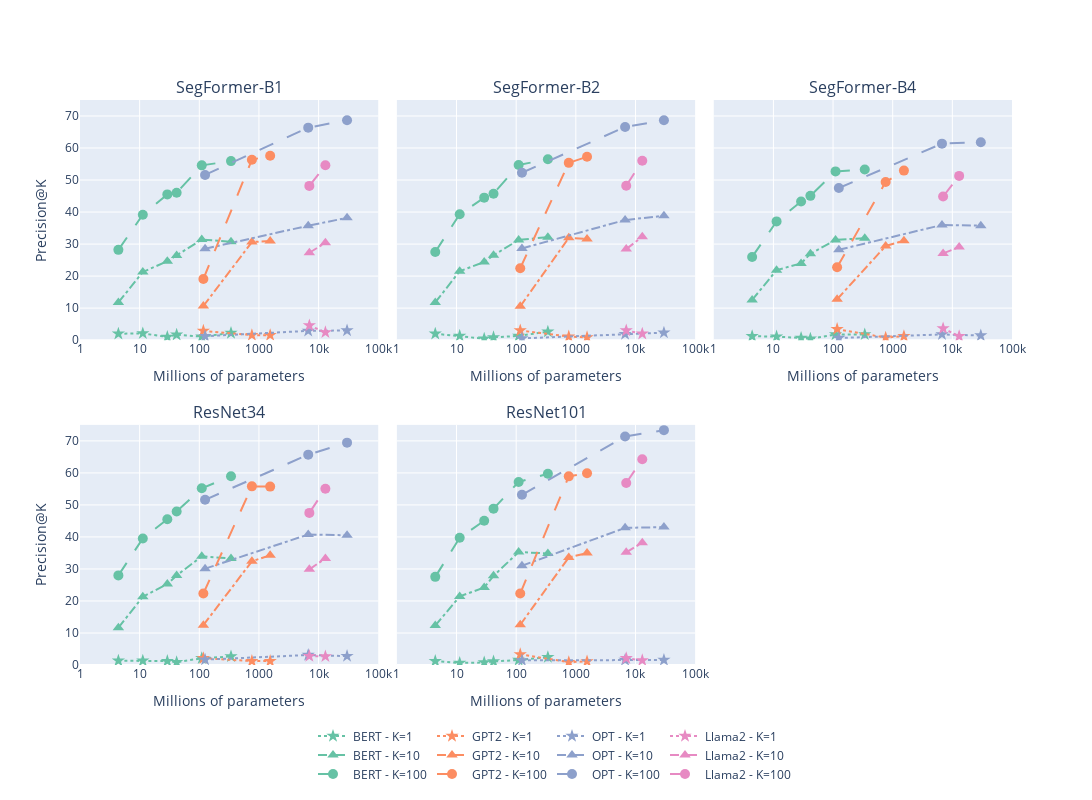

Notebook code for this chart:
### Code cell
import plotly.graph_objects as go
from plotly.subplots import make_subplots
import plotly.express as px
import numpy as np

# Create subplots using Plotly
rows, cols = 2, 3
fig = make_subplots(rows=rows, cols=cols, shared_yaxes=True, subplot_titles=vm_left,
                    horizontal_spacing=0.02, vertical_spacing=0.15)

# Define line styles
line_styles = ['dot', 'dashdot', 'longdash']

# Define marker symbols
marker_symbols = ['star', 'triangle-up', 'circle']

# colors = ["#7fcdbb", "#1d91c0", "#253494"]
colors = px.colors.qualitative.Set2

lines = []
marker_size = 10

for i, vm_specific in enumerate(vm_left):
    row = (i // cols) + 1
    col = (i % cols) + 1

    vm_bert = vm_selected_left.loc[(vm_selected_left["VM"] == vm_specific) & (vm_selected_left["LM"].str.startswith("BERT"))].sort_values(by='Models_size', ascending=True)
    vm_gpt2 = vm_selected_left.loc[(vm_selected_left["VM"] == vm_specific) & (vm_selected_left["LM"].str.startswith("GPT2"))].sort_values(by='Models_size', ascending=True)
    vm_opt = vm_selected_left.loc[(vm_selected_left["VM"] == vm_specific) & (vm_selected_left["LM"].str.startswith("OPT"))].sort_values(by='Models_size', ascending=True)
    vm_llama = vm_selected_left.loc[(vm_selected_left["VM"] == vm_specific) & (vm_selected_left["LM"].str.startswith("Llama"))].sort_values(by='Models_size', ascending=True)

    precision_bert = np.array([vm_bert["P@1-CSLS"], vm_bert["P@10-CSLS"], vm_bert["P@100-CSLS"]]).T
    precision_gpt2 = np.array([vm_gpt2["P@1-CSLS"], vm_gpt2["P@10-CSLS"], vm_gpt2["P@100-CSLS"]]).T
    precision_opt = np.array([vm_opt["P@1-CSLS"], vm_opt["P@10-CSLS"], vm_opt["P@100-CSLS"]]).T
    precision_llama = np.array([vm_llama["P@1-CSLS"], vm_llama["P@10-CSLS"], vm_llama["P@100-CSLS"]]).T

    for idx, k in enumerate([1, 10, 100]):
        line_style = line_styles[idx]
        marker_symbol = marker_symbols[idx]
        
        line1 = go.Scatter(x=vm_bert["Models_size"], y=precision_bert[:, idx],
                           mode='lines+markers', line=dict(color=colors[0], dash=line_style),
                           marker_symbol=marker_symbol, legendgroup='BERT', name=f'BERT - K={k}',
                            showlegend=(i == 0), marker=dict(size=marker_size))
        
        line2 = go.Scatter(x=vm_gpt2["Models_size"], y=precision_gpt2[:, idx],
                           mode='lines+markers', line=dict(color=colors[1], dash=line_style),
                           marker_symbol=marker_symbol, legendgroup='GPT2', name=f'GPT2 - K={k}',
                           showlegend=(i == 0), marker=dict(size=marker_size))
        
        line3 = go.Scatter(x=vm_opt["Models_size"], y=precision_opt[:, idx],
                           mode='lines+markers', line=dict(color=colors[2], dash=line_style),
                           marker_symbol=marker_symbol, legendgroup='OPT', name=f'OPT - K={k}',
                           showlegend=(i == 0), marker=dict(size=marker_size))
        
        line4 = go.Scatter(x=vm_llama["Models_size"], y=precision_llama[:, idx],
                           mode='lines+markers', line=dict(color=colors[3], dash=line_style),
                           marker_symbol=marker_symbol, legendgroup='Llama2', name=f'Llama2 - K={k}',
                           showlegend=(i == 0), marker=dict(size=marker_size))
        
        fig.add_trace(line1, row=row, col=col)
        fig.add_trace(line2, row=row, col=col)
        fig.add_trace(line3, row=row, col=col)
        fig.add_trace(line4, row=row, col=col)

    fig.update_xaxes(row=row, col=col, range=[0,5],type="log")
    # fig.update_yaxes(range=[0,60],tickvals=[0,10,20,30,40,50,60], row=row, col=col)
    fig.update_yaxes(range=[0,75],tickvals=[0,10,20,30,40,50,60,70], row=row, col=col)
    # fig.update_xaxes(row=row, col=col, range=[0,4.7],type="log")
    # fig.update_yaxes(range=[0,80],tickvals=[0,10,20,30,40,50,60,70], row=row, col=col,)
    # fig.update_xaxes(title_text="Millions of parameters (log)", row=row, col=col)
    # fig.update_yaxes(title_text="Precision@K", row=row, col=col)
    
# # Update subplot titles
for i, title in enumerate(vm_list):
    fig.update_xaxes(title_text="Millions of parameters", row=(i // cols) + 1, col=(i % cols) + 1)
    fig.update_yaxes(title_text="Precision@K", row=i, col=1)
    
# Create a common legend
# fig.update_layout(legend=dict(x=0, y=-0.2, orientation="v"))
fig.update_layout(width=1200, height=800, legend=dict(x=0.25, y=-0.1, orientation="h")) 

# Show the plot
fig.show()
fig.write_image(f"left_vm_vs_LMs_{set_name}_v2.pdf")

### Figure 1 — Plotly figure (JSON) as saved in the notebook; plotly's stock layout.template omitted (floating-point values rounded to 4 significant figures)
{"data": [{"legendgroup": "BERT", "line": {"color": "rgb(102,194,165)", "dash": "dot"}, "marker": {"size": 10, "symbol": "star"}, "mode": "lines+markers", "name": "BERT - K=1", "showlegend": true, "type": "scatter", "x": [4.4, 11.3, 29.1, 41.7, 110, 340], "xaxis": "x", "y": [1.992, 2.102, 0.994, 1.67, 1.108, 2.216], "yaxis": "y"}, {"legendgroup": "GPT2", "line": {"color": "rgb(252,141,98)", "dash": "dot"}, "marker": {"size": 10, "symbol": "star"}, "mode": "lines+markers", "name": "GPT2 - K=1", "showlegend": true, "type": "scatter", "x": [117, 762, 1542], "xaxis": "x", "y": [2.89, 1.56, 1.56], "yaxis": "y"}, {"legendgroup": "OPT", "line": {"color": "rgb(141,160,203)", "dash": "dot"}, "marker": {"size": 10, "symbol": "star"}, "mode": "lines+markers", "name": "OPT - K=1", "showlegend": true, "type": "scatter", "x": [125, 6700, 30000], "xaxis": "x", "y": [1.228, 2.89, 3.006], "yaxis": "y"}, {"legendgroup": "Llama2", "line": {"color": "rgb(231,138,195)", "dash": "dot"}, "marker": {"size": 10, "symbol": "star"}, "mode": "lines+markers", "name": "Llama2 - K=1", "showlegend": true, "type": "scatter", "x": [7000, 13000], "xaxis": "x", "y": [4.562, 2.444], "yaxis": "y"}, {"legendgroup": "BERT", "line": {"color": "rgb(102,194,165)", "dash": "dashdot"}, "marker": {"size": 10, "symbol": "triangle-up"}, "mode": "lines+markers", "name": "BERT - K=10", "showlegend": true, "type": "scatter", "x": [4.4, 11.3, 29.1, 41.7, 110, 340], "xaxis": "x", "y": [11.76, 21.29, 24.65, 26.42, 31.41, 30.73], "yaxis": "y"}, {"legendgroup": "GPT2", "line": {"color": "rgb(252,141,98)", "dash": "dashdot"}, "marker": {"size": 10, "symbol": "triangle-up"}, "mode": "lines+markers", "name": "GPT2 - K=10", "showlegend": true, "type": "scatter", "x": [117, 762, 1542], "xaxis": "x", "y": [10.66, 30.63, 30.98], "yaxis": "y"}, {"legendgroup": "OPT", "line": {"color": "rgb(141,160,203)", "dash": "dashdot"}, "marker": {"size": 10, "symbol": "triangle-up"}, "mode": "lines+markers", "name": "OPT - K=10", "showlegend": true, "type": "scatter", "x": [125, 6700, 30000], "xaxis": "x", "y": [28.53, 35.74, 38.19], "yaxis": "y"}, {"legendgroup": "Llama2", "line": {"color": "rgb(231,138,195)", "dash": "dashdot"}, "marker": {"size": 10, "symbol": "triangle-up"}, "mode": "lines+markers", "name": "Llama2 - K=10", "showlegend": true, "type": "scatter", "x": [7000, 13000], "xaxis": "x", "y": [27.3, 30.41], "yaxis": "y"}, {"legendgroup": "BERT", "line": {"color": "rgb(102,194,165)", "dash": "longdash"}, "marker": {"size": 10, "symbol": "circle"}, "mode": "lines+markers", "name": "BERT - K=100", "showlegend": true, "type": "scatter", "x": [4.4, 11.3, 29.1, 41.7, 110, 340], "xaxis": "x", "y": [28.19, 39.18, 45.51, 46.05, 54.59, 55.92], "yaxis": "y"}, {"legendgroup": "GPT2", "line": {"color": "rgb(252,141,98)", "dash": "longdash"}, "marker": {"size": 10, "symbol": "circle"}, "mode": "lines+markers", "name": "GPT2 - K=100", "showlegend": true, "type": "scatter", "x": [117, 762, 1542], "xaxis": "x", "y": [19.09, 56.35, 57.6], "yaxis": "y"}, {"legendgroup": "OPT", "line": {"color": "rgb(141,160,203)", "dash": "longdash"}, "marker": {"size": 10, "symbol": "circle"}, "mode": "lines+markers", "name": "OPT - K=100", "showlegend": true, "type": "scatter", "x": [125, 6700, 30000], "xaxis": "x", "y": [51.6, 66.37, 68.69], "yaxis": "y"}, {"legendgroup": "Llama2", "line": {"color": "rgb(231,138,195)", "dash": "longdash"}, "marker": {"size": 10, "symbol": "circle"}, "mode": "lines+markers", "name": "Llama2 - K=100", "showlegend": true, "type": "scatter", "x": [7000, 13000], "xaxis": "x", "y": [48.18, 54.6], "yaxis": "y"}, {"legendgroup": "BERT", "line": {"color": "rgb(102,194,165)", "dash": "dot"}, "marker": {"size": 10, "symbol": "star"}, "mode": "lines+markers", "name": "BERT - K=1", "showlegend": false, "type": "scatter", "x": [4.4, 11.3, 29.1, 41.7, 110, 340], "xaxis": "x2", "y": [1.992, 1.328, 0.442, 0.884, 1.32, 2.654], "yaxis": "y2"}, {"legendgroup": "GPT2", "line": {"color": "rgb(252,141,98)", "dash": "dot"}, "marker": {"size": 10, "symbol": "star"}, "mode": "lines+markers", "name": "GPT2 - K=1", "showlegend": false, "type": "scatter", "x": [117, 762, 1542], "xaxis": "x2", "y": [3.004, 1.108, 0.882], "yaxis": "y2"}, {"legendgroup": "OPT", "line": {"color": "rgb(141,160,203)", "dash": "dot"}, "marker": {"size": 10, "symbol": "star"}, "mode": "lines+markers", "name": "OPT - K=1", "showlegend": false, "type": "scatter", "x": [125, 6700, 30000], "xaxis": "x2", "y": [0.552, 1.884, 2.32], "yaxis": "y2"}, {"legendgroup": "Llama2", "line": {"color": "rgb(231,138,195)", "dash": "dot"}, "marker": {"size": 10, "symbol": "star"}, "mode": "lines+markers", "name": "Llama2 - K=1", "showlegend": false, "type": "scatter", "x": [7000, 13000], "xaxis": "x2", "y": [3, 1.994], "yaxis": "y2"}, {"legendgroup": "BERT", "line": {"color": "rgb(102,194,165)", "dash": "dashdot"}, "marker": {"size": 10, "symbol": "triangle-up"}, "mode": "lines+markers", "name": "BERT - K=10", "showlegend": false, "type": "scatter", "x": [4.4, 11.3, 29.1, 41.7, 110, 340], "xaxis": "x2", "y": [11.76, 21.53, 24.41, 26.52, 31.28, 32.17], "yaxis": "y2"}, {"legendgroup": "GPT2", "line": {"color": "rgb(252,141,98)", "dash": "dashdot"}, "marker": {"size": 10, "symbol": "triangle-up"}, "mode": "lines+markers", "name": "GPT2 - K=10", "showlegend": false, "type": "scatter", "x": [117, 762, 1542], "xaxis": "x2", "y": [10.56, 31.95, 31.61], "yaxis": "y2"}, {"legendgroup": "OPT", "line": {"color": "rgb(141,160,203)", "dash": "dashdot"}, "marker": {"size": 10, "symbol": "triangle-up"}, "mode": "lines+markers", "name": "OPT - K=10", "showlegend": false, "type": "scatter", "x": [125, 6700, 30000], "xaxis": "x2", "y": [28.64, 37.51, 38.85], "yaxis": "y2"}, {"legendgroup": "Llama2", "line": {"color": "rgb(231,138,195)", "dash": "dashdot"}, "marker": {"size": 10, "symbol": "triangle-up"}, "mode": "lines+markers", "name": "Llama2 - K=10", "showlegend": false, "type": "scatter", "x": [7000, 13000], "xaxis": "x2", "y": [28.43, 32.3], "yaxis": "y2"}, {"legendgroup": "BERT", "line": {"color": "rgb(102,194,165)", "dash": "longdash"}, "marker": {"size": 10, "symbol": "circle"}, "mode": "lines+markers", "name": "BERT - K=100", "showlegend": false, "type": "scatter", "x": [4.4, 11.3, 29.1, 41.7, 110, 340], "xaxis": "x2", "y": [27.52, 39.29, 44.51, 45.73, 54.71, 56.48], "yaxis": "y2"}, {"legendgroup": "GPT2", "line": {"color": "rgb(252,141,98)", "dash": "longdash"}, "marker": {"size": 10, "symbol": "circle"}, "mode": "lines+markers", "name": "GPT2 - K=100", "showlegend": false, "type": "scatter", "x": [117, 762, 1542], "xaxis": "x2", "y": [22.44, 55.37, 57.27], "yaxis": "y2"}, {"legendgroup": "OPT", "line": {"color": "rgb(141,160,203)", "dash": "longdash"}, "marker": {"size": 10, "symbol": "circle"}, "mode": "lines+markers", "name": "OPT - K=100", "showlegend": false, "type": "scatter", "x": [125, 6700, 30000], "xaxis": "x2", "y": [52.27, 66.59, 68.69], "yaxis": "y2"}, {"legendgroup": "Llama2", "line": {"color": "rgb(231,138,195)", "dash": "longdash"}, "marker": {"size": 10, "symbol": "circle"}, "mode": "lines+markers", "name": "Llama2 - K=100", "showlegend": false, "type": "scatter", "x": [7000, 13000], "xaxis": "x2", "y": [48.19, 56.04], "yaxis": "y2"}, {"legendgroup": "BERT", "line": {"color": "rgb(102,194,165)", "dash": "dot"}, "marker": {"size": 10, "symbol": "star"}, "mode": "lines+markers", "name": "BERT - K=1", "showlegend": false, "type": "scatter", "x": [4.4, 11.3, 29.1, 41.7, 110, 340], "xaxis": "x3", "y": [1.222, 1.11, 0.662, 0.44, 1.766, 1.774], "yaxis": "y3"}, {"legendgroup": "GPT2", "line": {"color": "rgb(252,141,98)", "dash": "dot"}, "marker": {"size": 10, "symbol": "star"}, "mode": "lines+markers", "name": "GPT2 - K=1", "showlegend": false, "type": "scatter", "x": [117, 762, 1542], "xaxis": "x3", "y": [3.44, 0.772, 1.214], "yaxis": "y3"}, {"legendgroup": "OPT", "line": {"color": "rgb(141,160,203)", "dash": "dot"}, "marker": {"size": 10, "symbol": "star"}, "mode": "lines+markers", "name": "OPT - K=1", "showlegend": false, "type": "scatter", "x": [125, 6700, 30000], "xaxis": "x3", "y": [0.662, 1.782, 1.436], "yaxis": "y3"}, {"legendgroup": "Llama2", "line": {"color": "rgb(231,138,195)", "dash": "dot"}, "marker": {"size": 10, "symbol": "star"}, "mode": "lines+markers", "name": "Llama2 - K=1", "showlegend": false, "type": "scatter", "x": [7000, 13000], "xaxis": "x3", "y": [3.668, 1.218], "yaxis": "y3"}, {"legendgroup": "BERT", "line": {"color": "rgb(102,194,165)", "dash": "dashdot"}, "marker": {"size": 10, "symbol": "triangle-up"}, "mode": "lines+markers", "name": "BERT - K=10", "showlegend": false, "type": "scatter", "x": [4.4, 11.3, 29.1, 41.7, 110, 340], "xaxis": "x3", "y": [12.54, 21.86, 23.97, 26.96, 31.29, 31.84], "yaxis": "y3"}, {"legendgroup": "GPT2", "line": {"color": "rgb(252,141,98)", "dash": "dashdot"}, "marker": {"size": 10, "symbol": "triangle-up"}, "mode": "lines+markers", "name": "GPT2 - K=10", "showlegend": false, "type": "scatter", "x": [117, 762, 1542], "xaxis": "x3", "y": [12.77, 29.41, 31.07], "yaxis": "y3"}, {"legendgroup": "OPT", "line": {"color": "rgb(141,160,203)", "dash": "dashdot"}, "marker": {"size": 10, "symbol": "triangle-up"}, "mode": "lines+markers", "name": "OPT - K=10", "showlegend": false, "type": "scatter", "x": [125, 6700, 30000], "xaxis": "x3", "y": [28.21, 35.97, 35.76], "yaxis": "y3"}, {"legendgroup": "Llama2", "line": {"color": "rgb(231,138,195)", "dash": "dashdot"}, "marker": {"size": 10, "symbol": "triangle-up"}, "mode": "lines+markers", "name": "Llama2 - K=10", "showlegend": false, "type": "scatter", "x": [7000, 13000], "xaxis": "x3", "y": [27.09, 29.08], "yaxis": "y3"}, {"legendgroup": "BERT", "line": {"color": "rgb(102,194,165)", "dash": "longdash"}, "marker": {"size": 10, "symbol": "circle"}, "mode": "lines+markers", "name": "BERT - K=100", "showlegend": false, "type": "scatter", "x": [4.4, 11.3, 29.1, 41.7, 110, 340], "xaxis": "x3", "y": [25.98, 37.09, 43.29, 45.06, 52.7, 53.27], "yaxis": "y3"}, {"legendgroup": "GPT2", "line": {"color": "rgb(252,141,98)", "dash": "longdash"}, "marker": {"size": 10, "symbol": "circle"}, "mode": "lines+markers", "name": "GPT2 - K=100", "showlegend": false, "type": "scatter", "x": [117, 762, 1542], "xaxis": "x3", "y": [22.77, 49.38, 52.95], "yaxis": "y3"}, {"legendgroup": "OPT", "line": {"color": "rgb(141,160,203)", "dash": "longdash"}, "marker": {"size": 10, "symbol": "circle"}, "mode": "lines+markers", "name": "OPT - K=100", "showlegend": false, "type": "scatter", "x": [125, 6700, 30000], "xaxis": "x3", "y": [47.51, 61.37, 61.82], "yaxis": "y3"}, {"legendgroup": "Llama2", "line": {"color": "rgb(231,138,195)", "dash": "longdash"}, "marker": {"size": 10, "symbol": "circle"}, "mode": "lines+markers", "name": "Llama2 - K=100", "showlegend": false, "type": "scatter", "x": [7000, 13000], "xaxis": "x3", "y": [44.86, 51.29], "yaxis": "y3"}, {"legendgroup": "BERT", "line": {"color": "rgb(102,194,165)", "dash": "dot"}, "marker": {"size": 10, "symbol": "star"}, "mode": "lines+markers", "name": "BERT - K=1", "showlegend": false, "type": "scatter", "x": [4.4, 11.3, 29.1, 41.7, 110, 340], "xaxis": "x4", "y": [1.332, 1.326, 1.222, 0.886, 2.106, 2.668], "yaxis": "y4"}, {"legendgroup": "GPT2", "line": {"color": "rgb(252,141,98)", "dash": "dot"}, "marker": {"size": 10, "symbol": "star"}, "mode": "lines+markers", "name": "GPT2 - K=1", "showlegend": false, "type": "scatter", "x": [117, 762, 1542], "xaxis": "x4", "y": [2.112, 1.228, 1.226], "yaxis": "y4"}, {"legendgroup": "OPT", "line": {"color": "rgb(141,160,203)", "dash": "dot"}, "marker": {"size": 10, "symbol": "star"}, "mode": "lines+markers", "name": "OPT - K=1", "showlegend": false, "type": "scatter", "x": [125, 6700, 30000], "xaxis": "x4", "y": [1.674, 3.122, 2.78], "yaxis": "y4"}, {"legendgroup": "Llama2", "line": {"color": "rgb(231,138,195)", "dash": "dot"}, "marker": {"size": 10, "symbol": "star"}, "mode": "lines+markers", "name": "Llama2 - K=1", "showlegend": false, "type": "scatter", "x": [7000, 13000], "xaxis": "x4", "y": [2.788, 2.672], "yaxis": "y4"}, {"legendgroup": "BERT", "line": {"color": "rgb(102,194,165)", "dash": "dashdot"}, "marker": {"size": 10, "symbol": "triangle-up"}, "mode": "lines+markers", "name": "BERT - K=10", "showlegend": false, "type": "scatter", "x": [4.4, 11.3, 29.1, 41.7, 110, 340], "xaxis": "x4", "y": [11.65, 21.31, 25.32, 27.96, 33.95, 33.28], "yaxis": "y4"}, {"legendgroup": "GPT2", "line": {"color": "rgb(252,141,98)", "dash": "dashdot"}, "marker": {"size": 10, "symbol": "triangle-up"}, "mode": "lines+markers", "name": "GPT2 - K=10", "showlegend": false, "type": "scatter", "x": [117, 762, 1542], "xaxis": "x4", "y": [12.45, 32.4, 34.28], "yaxis": "y4"}, {"legendgroup": "OPT", "line": {"color": "rgb(141,160,203)", "dash": "dashdot"}, "marker": {"size": 10, "symbol": "triangle-up"}, "mode": "lines+markers", "name": "OPT - K=10", "showlegend": false, "type": "scatter", "x": [125, 6700, 30000], "xaxis": "x4", "y": [30.09, 40.75, 40.52], "yaxis": "y4"}, {"legendgroup": "Llama2", "line": {"color": "rgb(231,138,195)", "dash": "dashdot"}, "marker": {"size": 10, "symbol": "triangle-up"}, "mode": "lines+markers", "name": "Llama2 - K=10", "showlegend": false, "type": "scatter", "x": [7000, 13000], "xaxis": "x4", "y": [29.88, 33.29], "yaxis": "y4"}, {"legendgroup": "BERT", "line": {"color": "rgb(102,194,165)", "dash": "longdash"}, "marker": {"size": 10, "symbol": "circle"}, "mode": "lines+markers", "name": "BERT - K=100", "showlegend": false, "type": "scatter", "x": [4.4, 11.3, 29.1, 41.7, 110, 340], "xaxis": "x4", "y": [27.99, 39.53, 45.5, 47.95, 55.19, 58.93], "yaxis": "y4"}, {"legendgroup": "GPT2", "line": {"color": "rgb(252,141,98)", "dash": "longdash"}, "marker": {"size": 10, "symbol": "circle"}, "mode": "lines+markers", "name": "GPT2 - K=100", "showlegend": false, "type": "scatter", "x": [117, 762, 1542], "xaxis": "x4", "y": [22.33, 55.8, 55.72], "yaxis": "y4"}, {"legendgroup": "OPT", "line": {"color": "rgb(141,160,203)", "dash": "longdash"}, "marker": {"size": 10, "symbol": "circle"}, "mode": "lines+markers", "name": "OPT - K=100", "showlegend": false, "type": "scatter", "x": [125, 6700, 30000], "xaxis": "x4", "y": [51.6, 65.7, 69.46], "yaxis": "y4"}, {"legendgroup": "Llama2", "line": {"color": "rgb(231,138,195)", "dash": "longdash"}, "marker": {"size": 10, "symbol": "circle"}, "mode": "lines+markers", "name": "Llama2 - K=100", "showlegend": false, "type": "scatter", "x": [7000, 13000], "xaxis": "x4", "y": [47.51, 55.05], "yaxis": "y4"}, {"legendgroup": "BERT", "line": {"color": "rgb(102,194,165)", "dash": "dot"}, "marker": {"size": 10, "symbol": "star"}, "mode": "lines+markers", "name": "BERT - K=1", "showlegend": false, "type": "scatter", "x": [4.4, 11.3, 29.1, 41.7, 110, 340], "xaxis": "x5", "y": [1.222, 0.662, 0.774, 1.106, 1.554, 2.44], "yaxis": "y5"}, {"legendgroup": "GPT2", "line": {"color": "rgb(252,141,98)", "dash": "dot"}, "marker": {"size": 10, "symbol": "star"}, "mode": "lines+markers", "name": "GPT2 - K=1", "showlegend": false, "type": "scatter", "x": [117, 762, 1542], "xaxis": "x5", "y": [3.33, 0.892, 1.112], "yaxis": "y5"}, {"legendgroup": "OPT", "line": {"color": "rgb(141,160,203)", "dash": "dot"}, "marker": {"size": 10, "symbol": "star"}, "mode": "lines+markers", "name": "OPT - K=1", "showlegend": false, "type": "scatter", "x": [125, 6700, 30000], "xaxis": "x5", "y": [1.448, 1.558, 1.562], "yaxis": "y5"}, {"legendgroup": "Llama2", "line": {"color": "rgb(231,138,195)", "dash": "dot"}, "marker": {"size": 10, "symbol": "star"}, "mode": "lines+markers", "name": "Llama2 - K=1", "showlegend": false, "type": "scatter", "x": [7000, 13000], "xaxis": "x5", "y": [2.112, 1.448], "yaxis": "y5"}, {"legendgroup": "BERT", "line": {"color": "rgb(102,194,165)", "dash": "dashdot"}, "marker": {"size": 10, "symbol": "triangle-up"}, "mode": "lines+markers", "name": "BERT - K=10", "showlegend": false, "type": "scatter", "x": [4.4, 11.3, 29.1, 41.7, 110, 340], "xaxis": "x5", "y": [12.32, 21.42, 24.2, 27.85, 35.28, 34.82], "yaxis": "y5"}, {"legendgroup": "GPT2", "line": {"color": "rgb(252,141,98)", "dash": "dashdot"}, "marker": {"size": 10, "symbol": "triangle-up"}, "mode": "lines+markers", "name": "GPT2 - K=10", "showlegend": false, "type": "scatter", "x": [117, 762, 1542], "xaxis": "x5", "y": [12.56, 33.61, 34.95], "yaxis": "y5"}, {"legendgroup": "OPT", "line": {"color": "rgb(141,160,203)", "dash": "dashdot"}, "marker": {"size": 10, "symbol": "triangle-up"}, "mode": "lines+markers", "name": "OPT - K=10", "showlegend": false, "type": "scatter", "x": [125, 6700, 30000], "xaxis": "x5", "y": [30.99, 42.83, 43.07], "yaxis": "y5"}, {"legendgroup": "Llama2", "line": {"color": "rgb(231,138,195)", "dash": "dashdot"}, "marker": {"size": 10, "symbol": "triangle-up"}, "mode": "lines+markers", "name": "Llama2 - K=10", "showlegend": false, "type": "scatter", "x": [7000, 13000], "xaxis": "x5", "y": [35.19, 38.18], "yaxis": "y5"}, {"legendgroup": "BERT", "line": {"color": "rgb(102,194,165)", "dash": "longdash"}, "marker": {"size": 10, "symbol": "circle"}, "mode": "lines+markers", "name": "BERT - K=100", "showlegend": false, "type": "scatter", "x": [4.4, 11.3, 29.1, 41.7, 110, 340], "xaxis": "x5", "y": [27.53, 39.74, 45.06, 48.84, 57.16, 59.71], "yaxis": "y5"}, {"legendgroup": "GPT2", "line": {"color": "rgb(252,141,98)", "dash": "longdash"}, "marker": {"size": 10, "symbol": "circle"}, "mode": "lines+markers", "name": "GPT2 - K=100", "showlegend": false, "type": "scatter", "x": [117, 762, 1542], "xaxis": "x5", "y": [22.33, 58.92, 59.92], "yaxis": "y5"}, {"legendgroup": "OPT", "line": {"color": "rgb(141,160,203)", "dash": "longdash"}, "marker": {"size": 10, "symbol": "circle"}, "mode": "lines+markers", "name": "OPT - K=100", "showlegend": false, "type": "scatter", "x": [125, 6700, 30000], "xaxis": "x5", "y": [53.16, 71.35, 73.35], "yaxis": "y5"}, {"legendgroup": "Llama2", "line": {"color": "rgb(231,138,195)", "dash": "longdash"}, "marker": {"size": 10, "symbol": "circle"}, "mode": "lines+markers", "name": "Llama2 - K=100", "showlegend": false, "type": "scatter", "x": [7000, 13000], "xaxis": "x5", "y": [56.83, 64.27], "yaxis": "y5"}], "layout": {"annotations": [{"font": {"size": 16}, "showarrow": false, "text": "SegFormer-B1", "x": 0.16, "xanchor": "center", "xref": "paper", "y": 1, "yanchor": "bottom", "yref": "paper"}, {"font": {"size": 16}, "showarrow": false, "text": "SegFormer-B2", "x": 0.5, "xanchor": "center", "xref": "paper", "y": 1, "yanchor": "bottom", "yref": "paper"}, {"font": {"size": 16}, "showarrow": false, "text": "SegFormer-B4", "x": 0.84, "xanchor": "center", "xref": "paper", "y": 1, "yanchor": "bottom", "yref": "paper"}, {"font": {"size": 16}, "showarrow": false, "text": "ResNet34", "x": 0.16, "xanchor": "center", "xref": "paper", "y": 0.425, "yanchor": "bottom", "yref": "paper"}, {"font": {"size": 16}, "showarrow": false, "text": "ResNet101", "x": 0.5, "xanchor": "center", "xref": "paper", "y": 0.425, "yanchor": "bottom", "yref": "paper"}], "height": 800, "legend": {"orientation": "h", "x": 0.25, "y": -0.1}, "width": 1200, "xaxis": {"anchor": "y", "domain": [0, 0.32], "range": [0, 5], "title": {"text": "Millions of parameters"}, "type": "log"}, "xaxis2": {"anchor": "y2", "domain": [0.34, 0.66], "range": [0, 5], "title": {"text": "Millions of parameters"}, "type": "log"}, "xaxis3": {"anchor": "y3", "domain": [0.68, 1], "range": [0, 5], "title": {"text": "Millions of parameters"}, "type": "log"}, "xaxis4": {"anchor": "y4", "domain": [0, 0.32], "range": [0, 5], "title": {"text": "Millions of parameters"}, "type": "log"}, "xaxis5": {"anchor": "y5", "domain": [0.34, 0.66], "range": [0, 5], "title": {"text": "Millions of parameters"}, "type": "log"}, "xaxis6": {"anchor": "y6", "domain": [0.68, 1], "title": {"text": "Millions of parameters"}}, "yaxis": {"anchor": "x", "domain": [0.575, 1], "range": [0, 75], "tickvals": [0, 10, 20, 30, 40, 50, 60, 70], "title": {"text": "Precision@K"}}, "yaxis2": {"anchor": "x2", "domain": [0.575, 1], "matches": "y", "range": [0, 75], "showticklabels": false, "tickvals": [0, 10, 20, 30, 40, 50, 60, 70]}, "yaxis3": {"anchor": "x3", "domain": [0.575, 1], "matches": "y", "range": [0, 75], "showticklabels": false, "tickvals": [0, 10, 20, 30, 40, 50, 60, 70]}, "yaxis4": {"anchor": "x4", "domain": [0, 0.425], "range": [0, 75], "tickvals": [0, 10, 20, 30, 40, 50, 60, 70], "title": {"text": "Precision@K"}}, "yaxis5": {"anchor": "x5", "domain": [0, 0.425], "matches": "y4", "range": [0, 75], "showticklabels": false, "tickvals": [0, 10, 20, 30, 40, 50, 60, 70]}, "yaxis6": {"anchor": "x6", "domain": [0, 0.425], "matches": "y4", "showticklabels": false}}}
